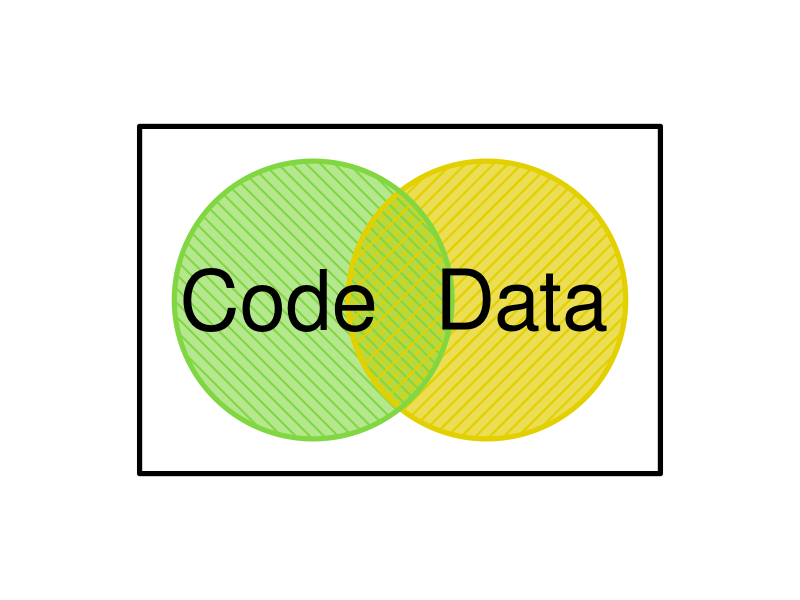

Reproduce this figure in R.
#Code for STATSSTATS Logo
#This is cropped on the website
#William Tyler Bradley
#--------------------#

#Found the colors from the design set-up page
#help(rgb)
col2rgb(col="#e2d000")
#226, 208, 0
col2rgb(col="#81d742")
#129,215,66

#Will make a jpg
#Height was the recommended size, but was then increased for clarity
jpeg(file="statsstats.jpg",height=1500,width=1500)

#No margins
par(mar=c(0,0,0,0))

#Blank plot
plot(0, 0, type="l",axes=F, xlab="", ylab="",xlim=c(-4,4),ylim=c(-4,4),asp=1)

#Coordinates for the circles
theta <- seq(0,2*pi, length=400)
x1 <- 2*cos(theta)+1.25
y1 <- 2*sin(theta)
x2 <- 2*cos(theta)+-1.25
y2 <- 2*sin(theta)

#Backgrounds
polygon(x1,y1, col=rgb(226, 208, 0, 150, max=255),lwd=2,border=rgb(226, 208, 0, max=255))
polygon(x2,y2, col=rgb(129, 215, 66, 150, max=255),lwd=2,border=rgb(129, 215, 66, max=255)) 
polygon(x1,y1, col=rgb(226, 208, 0, 50, max=255),lwd=2,border=rgb(226, 208, 0, max=255))

#Hatching
polygon(x1,y1, col=rgb(226, 208, 0,max=255),density=10,lwd=2)
polygon(x2,y2, col=rgb(129, 215, 66, max=255),density=10,angle=-45,lwd=2) 
polygon(x1,y1, col=rgb(226, 208, 0,max=255),density=5,lwd=2)

#Outlines
polygon(x1,y1, border=rgb(226, 208, 0,max=255),lwd=5)
polygon(x2,y2, border=rgb(129, 215, 66, max=255),lwd=5)

#Text
text(1.75,0,"Data",cex=5)
text(-1.75,0,"Code",cex=5)

#Final border/box
polygon(c(3.75,3.75,-3.75,-3.75),c(-2.5,2.5,2.5,-2.5),lwd=5)

#End
dev.off()



